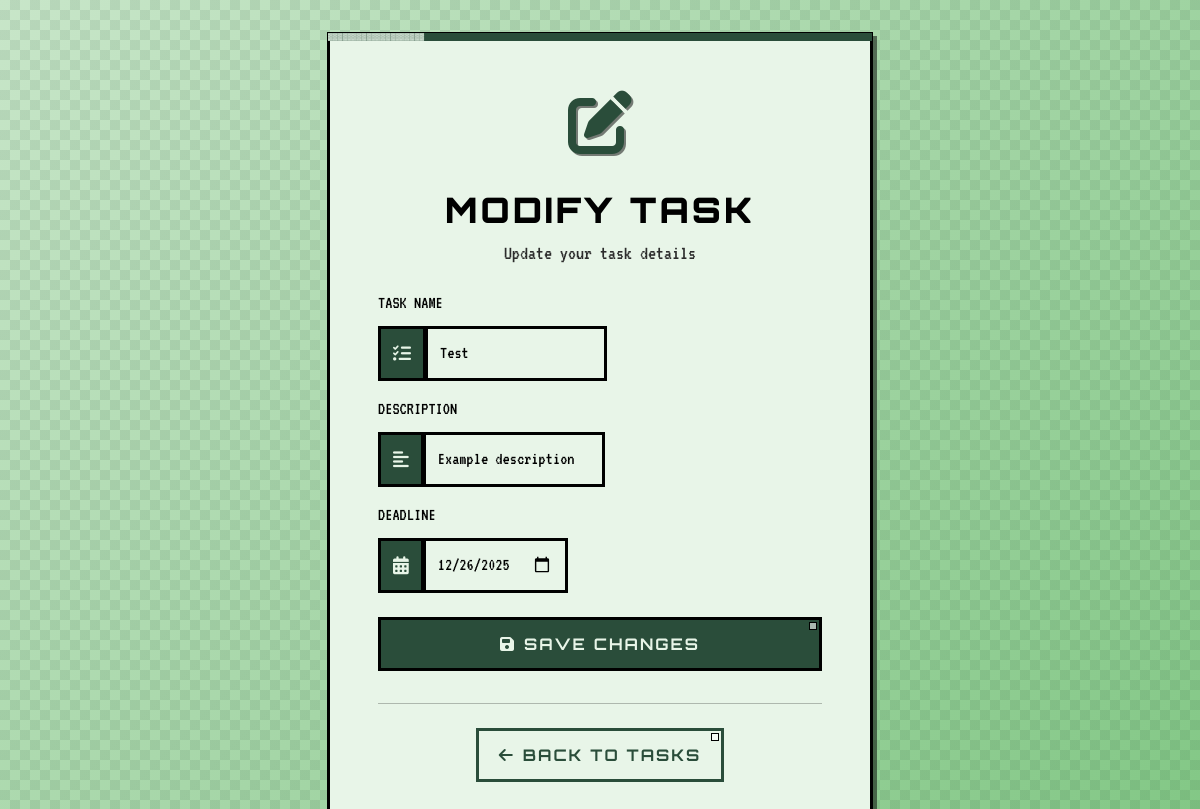
/1/28/modify_task?next=/1 (signed in), run on the app's committed database.
### tasks_app/models.py (models this page shows, shortened)
class Task(models.Model):
    name = models.CharField(max_length = 30)
    description = models.CharField(max_length = 85)
    deadline = models.DateField(null=True, blank=True)
    completed = models.BooleanField(default = False)
    user = models.ForeignKey(User, on_delete=models.CASCADE, related_name = 'tasks')

### tasks_app/views/task_views.py (the view, shortened to what this page needs)
# urls.py: path('<int:user_id>/<int:task_id>/modify_task', views.modify_task, name = 'modify_task'),
def modify_task(request, user_id, task_id):
    if request.session.get('user_id') != user_id:
        return redirect('index')
    user = get_object_or_404(User, id=user_id)
    task = get_object_or_404(Task, id=task_id)
    next_url = request.GET.get("next") or request.POST.get("next") or reverse("main", args=[user_id])
    if request.method == 'GET':
        return render(request, "modify_task.html", {
            'user': user,
            'form': DoTasks(initial={
                'name': task.name,
                'description': task.description,
                'deadline': task.deadline
            }),
            'next': next_url
        })

### tasks_app/forms.py
class DoTasks(forms.Form):
    name = forms.CharField(label = "Task's name", max_length = 30)
    description = forms.CharField(label = "Task's description", max_length = 85, required = False)
    deadline = forms.DateField(label = "Deadline", widget=forms.DateInput(attrs={'type': 'date'}))

### tasks_app/templates/modify_task.html (shortened to what this page needs)
{% extends 'base.html' %}
{% load static %}
{% block content %}
<div class="form-page">
    <div class="container">
        <div class="row justify-content-center">
            <div class="col-md-8 col-lg-6">
                <div class="form-card">
                    <div class="text-center mb-4">
                        <div class="form-icon">
                            <i class="fas fa-edit"></i>
                        </div>
                        <h2 class="form-title">Modify Task</h2>
                        <p class="form-subtitle">Update your task details</p>
                    </div>
                    <form method="POST" class="task-form">
                        <div class="mb-3">
                            <label for="{{ form.name.id_for_label }}" class="form-label">Task Name</label>
                            <div class="input-group">
                                <span class="input-group-text">
                                    <i class="fas fa-tasks"></i>
                                </span>
                                {{ form.name }}
                            </div>
                        </div>
                        <div class="mb-3">
                            <label for="{{ form.description.id_for_label }}" class="form-label">Description</label>
                            <div class="input-group">
                                <span class="input-group-text">
                                    <i class="fas fa-align-left"></i>
                                </span>
                                {{ form.description }}
                            </div>
                        </div>
                        <div class="mb-4">
                            <label for="{{ form.deadline.id_for_label }}" class="form-label">Deadline</label>
                            <div class="input-group">
                                <span class="input-group-text">
                                    <i class="fas fa-calendar-alt"></i>
                                </span>
                                {{ form.deadline }}
                            </div>
                        </div>
                        <div class="d-grid gap-2">
                            <button type="submit" class="btn btn-primary btn-lg">
                                <i class="fas fa-save me-2"></i>Save Changes
                            </button>
                        </div>
                    </form>
                    <div class="auth-footer">
                        <hr class="my-4">
                        <div class="text-center">
                            <a href="{% url 'return_to_tasks' user.id %}" class="btn btn-outline-primary">
                                <i class="fas fa-arrow-left me-2"></i>Back to Tasks
                            </a>
                        </div>
                    </div>
                </div>
            </div>
        </div>
    </div>
</div>
{% endblock %}

### data on the page
Task: name "Test", description "Example description", deadline "12/26/2025"
